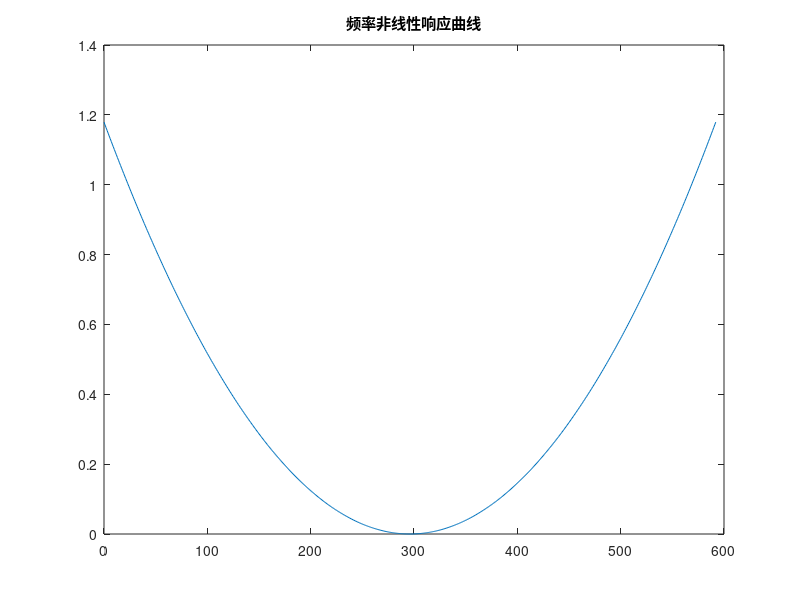
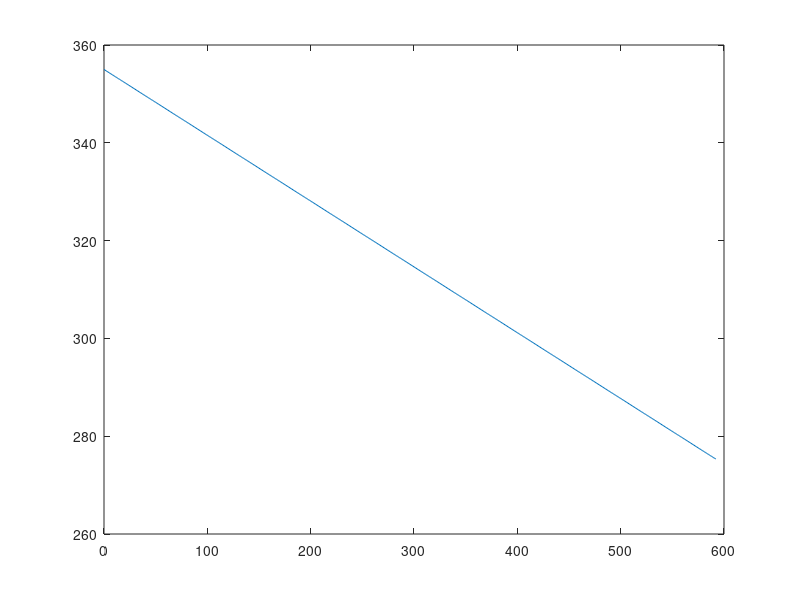
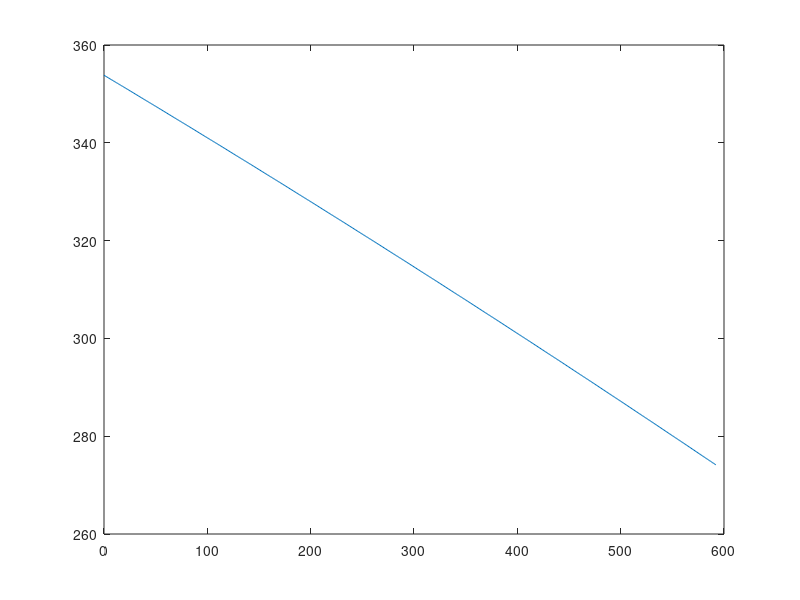
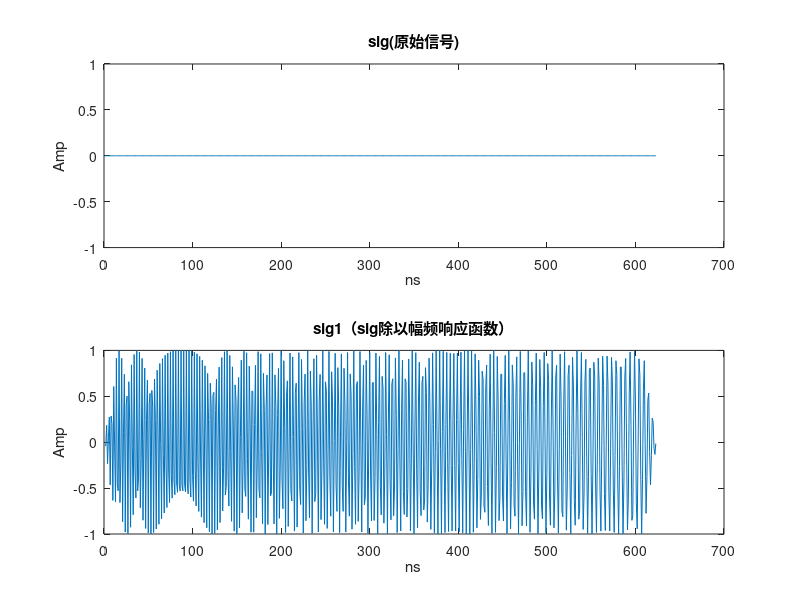

MATLAB code to generate these figures, in order: (Note: this script raises an error after producing the figures.)
%% Prescan AOD 205-355MHz 3.1 us 线性递增的扫频信号
clear all
close all

L = 3.2; %开放功能
v = 5.742; Delta = 0; %
delay = 0;
fa = 355 + Delta; fb = 205 + Delta; %a高频，b低频；开放功能
T_chirp = L / v * 1000;
ramp = (fa - fb) / T_chirp; %MHz,ns   1/5.742=174;1.5/5.742=261
% Fs=1000;%Fs,M
Fs = 1064; %Fs,M；采样率

N = round(1000 * L / v * Fs / 1000 + 30 + 2 * delay);
t = (1:N)'; %ns
t1 = (1:delay + 15)';
t2 = (delay + 15 + 1:N - (delay + 15))';
t3 = (N - (delay + 15) + 1:N)';
% tso=t2-t2(1);
% f=110+k/2*t;%递增Chirp
% f=263-k/2*t;
% Phi=fa*(t2-t2(1))-ramp/2*(t2-t2(1)).^2;%递减prescan-,递增prescan+

% C = -0.000001;%开放功能
values = [0.0001];

for C = values
    Phi1 = ramp / 2 * C * (t2 - ((length(t2) + 31) / 2)) .^ 2; %中间
    %     Phi1=ramp/2*C*(t2-length(t2)).^2; %起始
    %     Phi1=ramp/2*C*(t2-t2(1)).^2; %末尾
    Phi2 = fa - ramp / 2 * (t2 - t2(1));
    Phi = Phi2 - Phi1;

    %功率调节....................................
    y0 = 1; %拟合参数1
    xc = 210.8; %拟合参数2
    A = 3.07; %拟合参数3
    a = 18.7; %拟合参数4
    b = 13.3; %拟合参数5
    c = 24.4; %拟合参数6
    % Amp=y0+A*((1+exp(-(f+34-xc+a/2)/b)).^(-1)).*(1-(1+exp(-(f+34-xc-a/2)/c)).^(-1));%Prescan AOD 拟合曲线
    Amp = 1;
    figure(1)
    plot((t2 - t2(1)), Phi1)
    title('频率非线性响应曲线')

    figure(2)
    plot((t2 - t2(1)), Phi2)

    figure(3)
    plot((t2 - t2(1)), Phi)

    %画原始信号.........................................
    Ts = 1 / Fs;

    % sig=cos(2*pi*f.*t/1000);
    sig = zeros(1, N);
    sig1 = sig;
    sig1(t2) = cos(2 * pi * Phi .* t2 / 1000) %.*Amp;
    Amp1 = t1 / length(t1);
    sig1(t1) = cos(2 * pi * (fa + Delta) * t1 / 1000) .* Amp1;
    Amp3 = t1(length(t1):-1:1) / length(t1);
    sig1(t3) = cos(2 * pi * (fb + Delta) * t3 / 1000) .* Amp3;

    % sig1(N-40:N)=0;%test
    figure(4)
    subplot(211)
    plot(t, sig);
    title('sig(原始信号)');
    xlabel('ns');
    ylabel('Amp');
    subplot(212)
    plot(t, sig1);
    title('sig1（sig除以幅频响应函数）');
    xlabel('ns');
    ylabel('Amp');
    % subplot(212)
    % plot(t,f);
    % title('f');
    % xlabel('ns');
    % ylabel('Frequency');

    %加窗信号
    Arr = ones(1, N);
    n = 15 + delay; %可调节参数
    Arr(1:n) = -sin((-2 * pi / (4 * n)) * (1:n)); %自定义函数：正弦函数
    Arr(N - n + 1:N) = -sin((-2 * pi / (4 * n)) * (n:-1:1));
    % Arr(1:n)=sin((pi/2*(0:n-1)/(n-1))).^2;%hann函数
    % Arr(N-n+1:N)=sin((pi/2*((n:-1:1)-1)/(n-1))).^2;
    sig2 = sig1; %.*Arr';
    % sig3=sig.*Arr';
    y = int16(32768 * sig2);
    figure(5)
    subplot(211)
    plot(t, sig2);
    title('sig2(sig1乘以窗函数)');
    xlabel('ns');
    ylabel('Amp');
    subplot(212)
    % Freq=Fs*(0:N-1)/N;
    Freq = linspace(-Fs / 2, Fs / 2, length(t2));
    p2 = fftshift(abs(fft(sig1(t2))));
    % p3=p2*(x.^2+x);
    % p2=abs(fft(sig2));%test
    plot(Freq, p2);
    title('p2(输出FFT信号)');
    xlabel('Frequency');
    ylabel('Amp');
    xlim([0 500])
    hold on
    %ylim([0 120]);

    y = int16(32768 * sig1);
    figure(6)
    subplot(211)
    plot(t, sig1);
    title('sig1(sig1乘以窗函数)');
    xlabel('ns');
    ylabel('Amp');
    subplot(212)

    plot(Freq, p2);
    title('p2(输出FFT信号)');
    xlabel('Frequency');
    ylabel('Amp');
    xlim([0 500])
    hold on

    y = int64(y);

    for i = 1:length(y)

        if y(i) < 0
            y(i) = y(i) + 2 ^ 32;
        end

    end

    % 转换为十六进制字符串，确保是4个十六进制数字
    strArray = dec2hex(y, 4);
    lastFourChars = strArray(:, end - 3:end);

    stringArray = string(lastFourChars);

    filename = sprintf('B3_CAOD_3.2mm_355_205_557ns_0delay_%.6f.txt', C);
    % 打开文件用于写入
    fileID = fopen(filename, 'wt');

    % 检查文件是否成功打开
    if fileID == -1
        error('File cannot be opened');
    end

    % 循环遍历字符串数组的每个元素
    for i = 1:length(stringArray)

        if i == length(stringArray)
            fprintf(fileID, '%s', stringArray(i));
        else
            fprintf(fileID, '%s\n', stringArray(i));
        end

    end

    % 关闭文件
    fclose(fileID);

    % clear
    %
    %
    % % writematrix(stringArray, FileName);
    % % % dlmwrite(FileName,array,'\n');%将矩阵M导出到FileName文件中，分隔符为制表符，有效数位为6位。
    % % type(FileName);
    %
    % FileName='B3_CAOD_3.2mm_355_205_557ns_0delay_0C.txt';
    % dlmwrite(FileName,y,'delimiter' , '\n' , 'precision', 6)%将矩阵M导出到FileName文件中，分隔符为制表符，有效数位为6位。
    % type(FileName)
end
